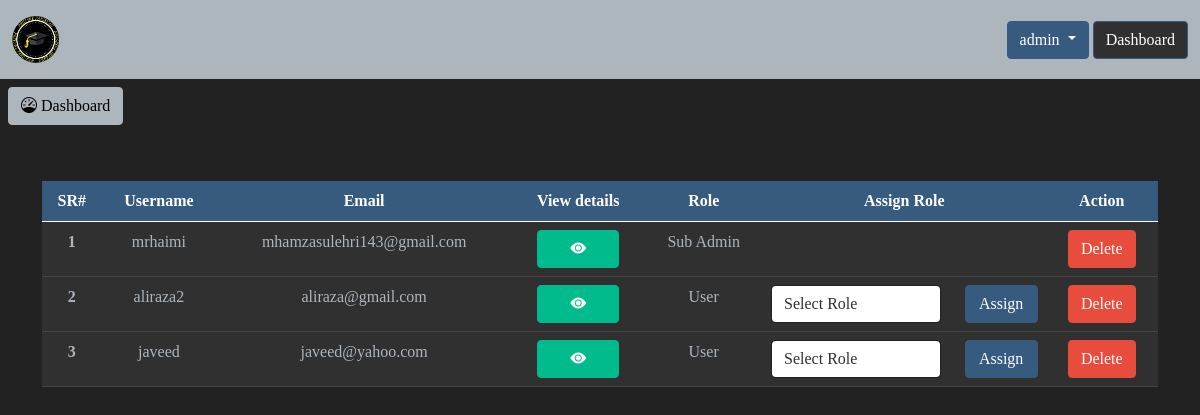
The app's page /users-list.php (signed in) with its own data.
### tables this page shows
CREATE TABLE `users` (
  `id` int(5) NOT NULL,
  `username` varchar(50) NOT NULL,
  `fullname` varchar(255) NOT NULL,
  `email` varchar(200) NOT NULL,
  `password` varchar(64) NOT NULL,
  `type` int(2) NOT NULL,
  `phone` varchar(100) NOT NULL,
  `bio` varchar(500) NOT NULL,
  `street` varchar(500) NOT NULL,
  `city` varchar(100) NOT NULL,
  `state` varchar(20) NOT NULL,
  `zipcode` varchar(20) NOT NULL,
  `token` varchar(500) NOT NULL
);

### users-list.php (the view, shortened to what this page needs)
<?php
include "database/connection.php";
if (isset($_SESSION['loggedIn'])) {
    $session_email = $_SESSION['loggedIn'];
    $user_query = "SELECT * FROM users WHERE email = '$session_email'";
    $user_result = mysqli_query($conn, $user_query);
    $user_data = mysqli_fetch_assoc($user_result);
    $db_type = $user_data['type'];
    if ($db_type == 0) {
?>
        <!DOCTYPE html>
        <html lang="en">
        <head>
            <link rel="stylesheet" href="css/bootstrap.min.css">
            <link rel="stylesheet" href="css/adminDashboard.css">
            <link rel="stylesheet" href="https://cdn.jsdelivr.net/npm/bootstrap-icons@1.5.0/font/bootstrap-icons.css">
        </head>
        <body>
            <?php include "includes/header.php"; ?>
            <a href="admin-dashboard.php"><button type="button" class="btn btn-light m-2" data-bs-toggle="tooltip" data-bs-placement="bottom" title="Back to Dashboard"><i class="bi bi-speedometer"></i> Dashboard</button></a>
            <div class="container">
                <table class="table table-hover mt-5 text-center">
                    <thead class="bg-primary">
                        <tr>
                            <th scope="col">SR#</th>
                            <th scope="col">Username</th>
                            <th scope="col">Email</th>
                            <th scope="col">View details</th>
                            <th scope="col">Role</th>
                            <th scope="col">Assign Role</th>
                            <th scope="col">Action</th>
                        </tr>
                    </thead>
                    <tbody>
                        <?php
                        $sql_users = mysqli_query($conn, "SELECT * FROM users WHERE type = 1 or type = 2");
                        $count = 0;
                        while ($row = mysqli_fetch_assoc($sql_users)) {
                            $count++;
                        ?>
                            <tr class="bg-dark text-light text-center">
                                <th scope="row"><?php echo $count; ?></th>
                                <td><?php echo $row['username']; ?></td>
                                <td><?php echo $row['email']; ?></td>
                                <td>
                                    <button onclick="fetchUserDetails.call(this)" type='button' id="<?php echo $row['id']; ?>" value="<?php echo "$row[fullname]0@#$%&*$row[email]0@#$%&*$row[username]0@#$%&*$row[phone]0@#$%&*$row[bio]0@#$%&*$row[street]0@#$%&*$row[city]0@#$%&*$row[state]0@#$%&*$row[zipcode]"; ?>" class='btn btn-success actions' data-toggle='modal' data-target='#userDetails'>
                                        <i class='bi bi-eye-fill' style="padding:20px"></i>
                                    </button>
                                </td>
                                <td><?php if ($row['type'] == 1) {
                                        echo "User";
                                    } else {
                                        echo "Sub Admin";
                                    } ?></td>
                                <td>
                                    <?php if ($row['type'] == 1) { ?>
                                        <form action="" method="post">
                                            <div class="row">
                                                <div class="col-8">
                                                    <select name="role" id="role" class="form-control" required>
                                                        <option value="">Select Role</option>
                                                    </select>
                                                </div>
                                                <div class="col-4">
                                                    <button class="btn btn-primary col-12" name="assign_role">Assign</button>
                                                </div>
                                            </div>
                                        </form>
                                    <?php
                                    } else {
                                        echo "";
                                    }
                                    ?>
                                </td>
                                <td>
                                    <form action="" method="post" onsubmit="return confirmAlert()">
                                        <button class="btn btn-danger" name="delete-user">Delete</button>
                                    </form>
                                </td>
                            </tr>
                        <?php
                        }
                        ?>
                    </tbody>
                </table>
            </div>
        </body>
        </html>
<?php
    } else {
        header("Location: user-dashboard.php");
    }
} else {
    header("Location: login-form.php");
}
?>

### includes/header.php (shortened to what this page needs)
<?php
include "database/connection.php";
?>
<link rel="stylesheet" href="../css/header.css">
<nav class="navbar navbar-expand-lg navbar-light bg-light" style="font-weight:bold">
  <div class="container-fluid">
    <img src="images/logo.png" alt="Logo is here" width="4%">
    <?php
    if (isset($_SESSION['loggedIn'])) {
      $sql_user = mysqli_query($conn, "SELECT * FROM users WHERE email = '$_SESSION[loggedIn]'");
      $fetch_data = mysqli_fetch_assoc($sql_user);
    ?>
      <?php
    }
    ?>
    <div class="auth">
      <?php
      if (isset($_SESSION['loggedIn'])) {
      ?>
        <div class="dropdown mr-5">
          <button class="btn btn-primary dropdown-toggle" type="button" id="dropdownMenuButton" data-toggle="dropdown" aria-haspopup="true" aria-expanded="false">
            <?php
            echo $fetch_username = $fetch_data['username'];
            ?>
          </button>
          <a href="user-dashboard.php" class="btn btn-primary bg-dark text-ligh" type="button">Dashboard</a>
        </div>
      <?php
      }
      ?>
    </div>
  </div>
</nav>

### css/adminDashboard.css (style rules this page uses)
* { padding:0; margin:0; font-family: montserrat; }
body { background-color: #222222; }

### css/header.css (style rules this page uses)
.auth { float: right; }

### users-list.php (style rules this page uses)
body { overflow-x: hidden; }

### records on screen
users: username "admin"
users: username "mrhaimi", email "mhamzasulehri143@gmail.com", type "Sub Admin"
users: username "aliraza2", email "aliraza@gmail.com", type "User"
users: username "javeed", email "javeed@yahoo.com", type "User"
